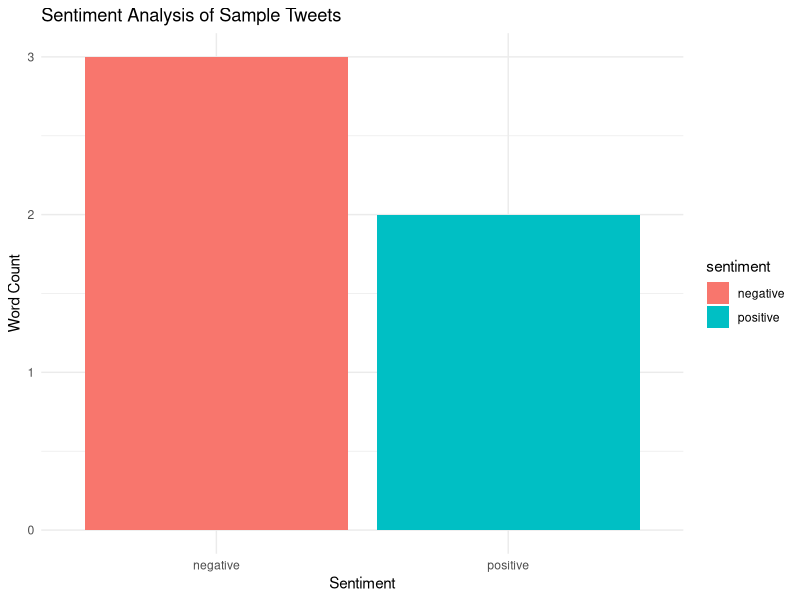

R code for this plot:
install.packages("dplyr")
install.packages("tidytext")
install.packages("ggplot2")
library(dplyr)
library(tidytext)
library(ggplot2)

tweets=data.frame(status_id = 1:5,text = c(
  "I love learning R programming!",
  "This is so frustrating ",
  "What a great day to analyze data!",
  "I hate bugs in my code.",
  "R makes data visualization so easy."
)
)

tweet_words <- tweets %>%unnest_tokens(word, text)
data("stop_words")
clean_words <- tweet_words %>%anti_join(stop_words)
sentiment <- clean_words %>% inner_join(get_sentiments("bing"))


print(sentiment)
sentiment %>%count(sentiment) %>% ggplot(aes(x = sentiment, y = n, fill = sentiment)) + geom_col() +labs(title = "Sentiment Analysis of Sample Tweets",x = "Sentiment", y = "Word Count") +theme_minimal()
